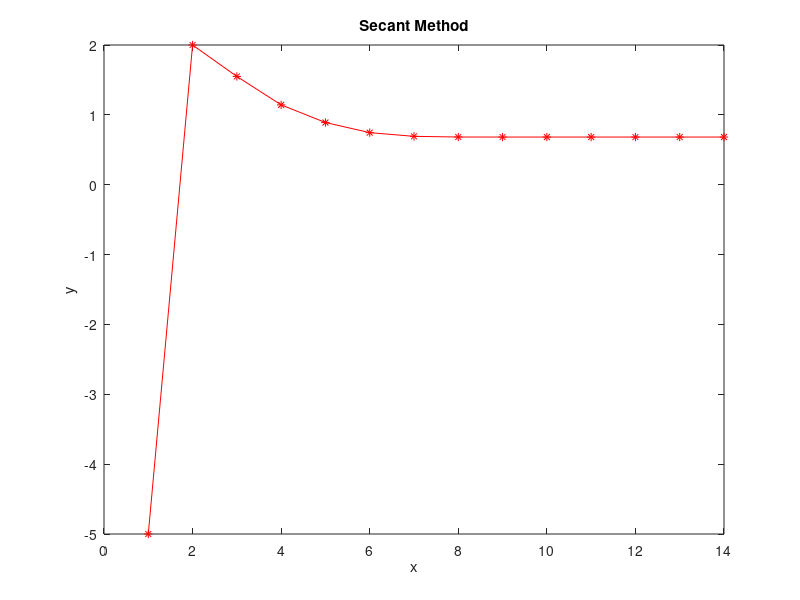

The MATLAB script that drew this image:
%Secant Method
clc
clear all
f = @(x) x.^3+x-1
x(1) = -5
x(2) = 2
N = 100;
for i = 1:N
    x(i+2) = (x(i)*f(x(i+1))-x(i+1)*f(x(i)))/(f(x(i+1))-f(x(i)))
    if x(i+2) == x(i+1)
        break
    end
end
x'
plot(x,'-r*')
xlabel('x')
ylabel('y')
title('Secant Method')